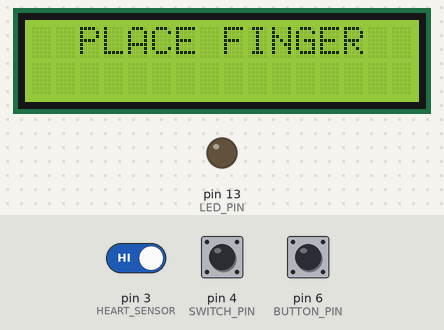
The sketch below on a simulated Arduino Mega 2560, built with avr-gcc and run on an emulated ATmega2560. On the bench: 16×2 character LCD, output pins drawn as LEDs (lit = HIGH). The inputs (shaded band) are chosen by the test bench; at power-on: pin 3 (HEART_SENSOR) HIGH, pin 4 (SWITCH_PIN) HIGH, pin 6 (BUTTON_PIN) HIGH. The modem accepts every AT command (registered, SIM ready, sends succeed) and sends nothing else; what the sketch prints to the serial monitor is not drawn.

Above: at 2.3 s.
2.4 s: pin 3 (HEART_SENSOR) driven LOW
At 4.3 s:
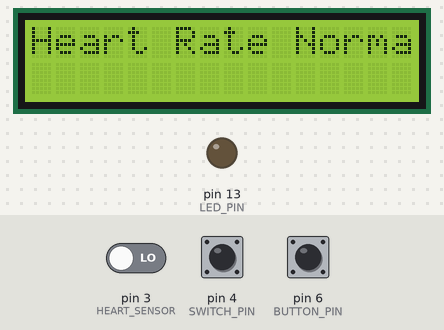
6.6 s: pin 4 (SWITCH_PIN) pulled LOW for 3.2 s
At 9.9 s:
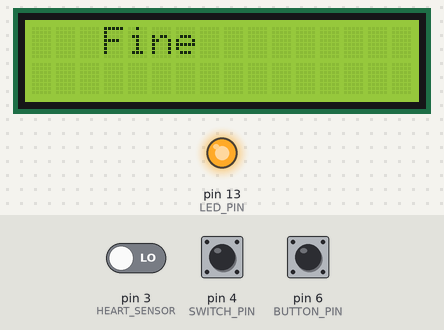
12.9 s: pin 3 (HEART_SENSOR) driven HIGH
At 18.0 s:
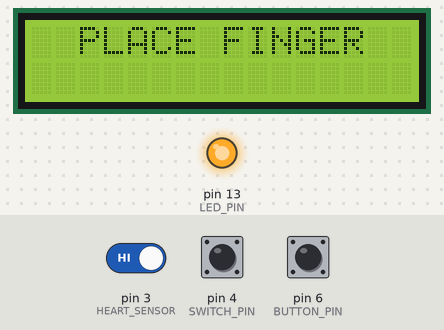
18.3 s: pin 4 (SWITCH_PIN) pulled LOW for 1 s
At 19.6 s:
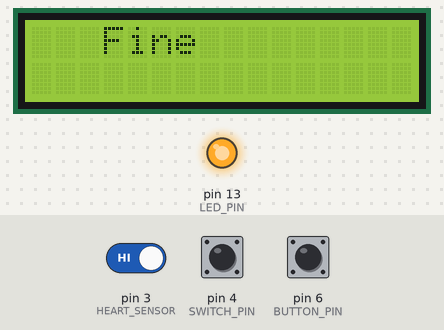
22.5 s: pin 3 (HEART_SENSOR) driven LOW
At 23.0 s:
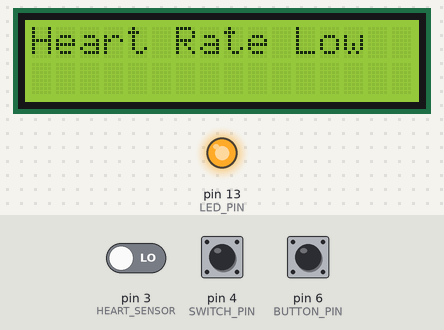
25.8 s: pin 3 (HEART_SENSOR) driven HIGH and pin 4 (SWITCH_PIN) driven LOW
At 29.8 s:
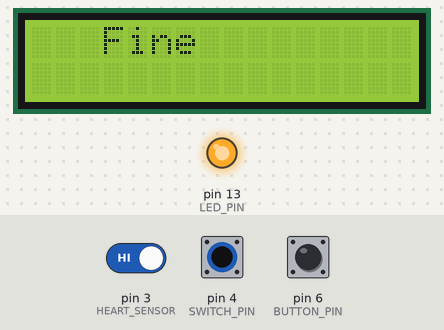
Timing chart, 0 to 31.3 s (numbered marks = the images above; inputs shaded):
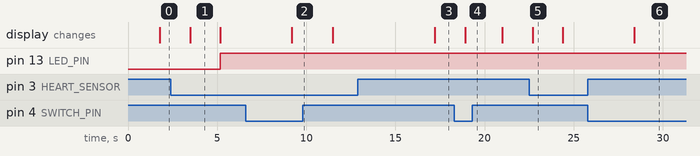

Measured:
- after the input at 2.4 s, pin 13 (LED_PIN): LOW → HIGH after 2.8 s; the display: changes after 1.1 s (image 1)
- after the input at 6.6 s, the display: changes after 2.6 s (image 2)
- after the input at 12.9 s, the display: changes after 4.3 s (image 3)
- after the input at 18.3 s, the display: changes after 0.62 s (image 4)
- after the input at 22.5 s, the display: changes after 0.20 s (image 5)
- after the input at 25.8 s, the display: changes after 2.6 s (image 6)
- what the display in image 1 shows lasts 1.7 s, from 3.5 s to 5.2 s

The sketch:

ITIOT02-TX.ino
```cpp
/**************************************************************/
//CODE : ITIOT02


/********************HEADER FILES*******************************/

#include <Wire.h>
#include <LiquidCrystal_I2C.h>
LiquidCrystal_I2C lcd(0x20, 16, 2);
#include "global.h"
#include "heart.h"
#include "gsm.h"
//#include "iot.h"

/***************************************************************/

/**********************FUNCTION DECLRATION***********************/

void F_buzzer_state(void);
void gsm(String number, String data);
void heart(void);
void E_BUTTON(void);
void HEART(void);
void Send(String c);
//void iott(String s);

/***************************************************************/

void setup() {
  Serial.begin(9600); //zigbee
  Serial1.begin(9600); //iot
  Serial2.begin(9600); //gps
  Serial3.begin(9600); //gsm
  lcd.init();
  lcd.setBacklight( HIGH );
  pinMode(HEART_SENSOR, INPUT_PULLUP);
  pinMode(SWITCH_PIN, INPUT_PULLUP);
  //  pinMode(BUZZER_PIN, OUTPUT);
  pinMode(BUTTON_PIN, INPUT_PULLUP);
  //  pinMode(RELAY_PIN, OUTPUT);
  pinMode(LED_PIN, OUTPUT);
//  digitalWrite(RELAY_PIN, HIGH);
  lcd.clear();
  lcd.setCursor(2, 0);
  lcd.print("WOMEN SAFETY");
  delay(10);
}

void loop()
{

  int tog_switch = digitalRead(SWITCH_PIN);
  //  Serial.print(tog_switch);
  if (tog_switch == 0)
  {
    //    Serial.print("Button Mode");
    E_BUTTON();
  }
  else
  {
    //    Serial.print("Heart Rate Mode");
    HEART();
  }
}

void E_BUTTON(void)
{
  int button = digitalRead(BUTTON_PIN);
  if (button == LOW)
  {
    Serial.print('A');
    lcd.clear();
    lcd.setCursor(2, 0);
    lcd.print("EMERGENCY");
    //    iott("*EMERGENCY#");
    //    digitalWrite(RELAY_PIN, LOW);
    //    digitalWrite(BUZZER_PIN, HIGH);
    digitalWrite(LED_PIN, HIGH);
    gsm("8189988347", "EMERGENCY");

  }
  else
  {
    //    Serial.println("Fine");
    Serial.print("B");
    lcd.clear();
    lcd.setCursor(3, 0);
    lcd.print("Fine");
    //    digitalWrite(RELAY_PIN, HIGH);
    //    digitalWrite(BUZZER_PIN, LOW);
  }
}

void HEART(void)
{
  heart();
  Serial.println(G_i);

  if (G_i > 80)
  {
    Serial.print('C');
    //    Serial.println("Heart rate High");
    lcd.clear();
    lcd.setCursor(2, 0);
    lcd.print("EMERGENCY");
//    iott("*EMERGENCY#");
    //    digitalWrite(RELAY_PIN, LOW);
    //    digitalWrite(BUZZER_PIN, HIGH);
    digitalWrite(LED_PIN, HIGH);
    gsm("8189988347", "EMERGENCY");
  }
  else if ((G_i < 80) && (G_i > 40))
  {
    Serial.print('D');
    //    Serial.println("Heart rate Normal");
    lcd.clear();
    lcd.setCursor(0, 0);
    lcd.print("Heart Rate Normal");
//    digitalWrite(BUZZER_PIN, LOW);
//    digitalWrite(RELAY_PIN, HIGH);


  }
  else if ((G_i < 40) && (G_i > 0))
  {
    //    Serial.println("Heart Rate Low");
    Serial.print('E');
    lcd.clear();
    lcd.setCursor(0, 0);
    lcd.print("Heart Rate Low");
//    digitalWrite(BUZZER_PIN, LOW);
//    digitalWrite(RELAY_PIN, HIGH);

  }
  else if (G_i == 0)
  {
    lcd.clear();
    lcd.setCursor(2, 0);
    lcd.print("PLACE FINGER");
    Serial.print('F');
    //    Serial.println("Place Finger");
//    digitalWrite(BUZZER_PIN, LOW);
//    digitalWrite(RELAY_PIN, HIGH);
  }
}

void Send(String c)
{
  for (int i = 0; i < c.length(); i++)
  {
    Serial.write(c[i]);
  }
}
```

global.h
```cpp
#ifndef GLOBAL_H
#define GLOBAL_H

/*********************#DEFINE VARIABLES*************************/

#define HEART_SENSOR 3
#define SWITCH_PIN 4
//#define BUZZER_PIN 5
#define BUTTON_PIN 6
//#define RELAY_PIN 7
#define LED_PIN 13

int G_i = 0;
/****************************************************************/

#endif
```

gps.h
```cpp
#ifndef gps_H
#define gps_H


void ggg();
void gps();
char str[70];
String gpsstr = "";

char *test = "$GPGGA";
long lat2, lon2;

String lat = "No Range      ";
String lon = "No Range     ";

int temp = 0, i, dis, j = 0;
boolean flag = 0;
char lat_a[] = "Norange123";
char lon_a[] = "Norange123";
long lat1 = 0, lon1 = 0;
float lat3 = 0.0, lon3 = 0.0;


void ggg()
{
  gpsstr = "";
  while (1)
  {
    while (Serial2.available() > 0)
    {
      char inChar = (char)Serial2.read();
      gpsstr += inChar;
      i++;
      if (i < 7)
      {
        if (gpsstr[i - 1] != test[i - 1])
        {
          i = 0;
          gpsstr = "";
        }
      }
      if (inChar == '\r')
      {
        if (i > 65)
        {
          flag = 1;
          break;
        }
        else
        {
          i = 0;
        }
      }
    }
    if (flag)
      break;
  }
}


void gps()
{
  //  lcd.clear();
  // lcd.setCursor(0, 0);
  //lcd.print("  waiting for");
  // lcd.setCursor(0, 1);
  // lcd.print("  gps signal");
  delay(1000);
  flag = 0;
  int x = 0;
  while (flag == 0)
  {
    ggg();
    flag = 1;
    int str_lenth = i;
    lat = "";
    lon = "";
    int comma = 0;
    while (x < str_lenth)
    {
      if (gpsstr[x] == '.')
      {
        x++;
        continue;
      }
      if (comma == 2)
        lat += gpsstr[x];
      else if (comma == 4)
        lon += gpsstr[x];
      if (gpsstr[x] == ',')
        comma++;

      x++;
    }
    int l1 = lat.length();
    lat[l1 - 1] = ' ';
    l1 = lon.length();
    lon[l1 - 1] = ' ';
    //lcd.clear();


    Serial2.print("Lat:");
    Serial2.println(lat);
    //lcd.setCursor(0, 0);
    //lcd.print(lat);
    Serial2.print("Long:");
    Serial2.println(lon);
    //lcd.setCursor(0, 1);
    //lcd.print(lon);


    while (j < 10)
    {
      lat_a[j] = lat[j];
      lon_a[j] = lon[j];
      j++;
    }

    lat1 = atol(lat_a);
    lon1 = atol(lon_a);

    lat2 = lat1 + 14539;
    lon2 = lon1 + 92416;

    lat3 = (float)lat2 / 1000000;
    lon3 = (float)lon2 / 1000000;

    Serial2.print("Lat:");
    Serial2.println(lat3, 6);
    //  lcd.clear();
    // lcd.setCursor(0, 0);
    //lcd.print("LAT:");
    //lcd.setCursor(4, 0);
    //lcd.print(lat3, 6);
    Serial2.print("Long:");
    Serial2.println(lon3, 6);
    // lcd.setCursor(0, 1);
    //lcd.print("LNG:");
    //lcd.setCursor(4, 1);
    //lcd.print(lon3, 6);
    delay(2000);
    //lcd.clear();
    i = 0; x = 0, j = 0;
    str_lenth = 0;

  }
}

#endif
```

gsm.h
```cpp
#ifndef gsm_H
#define gsm_H
#include"gps.h"
void gsm(String number, String data)
{

  Serial3.println("AT");
  delay(1000);
  Serial3.println("AT+CMGF=1");
  delay(1000);
  Serial3.println("AT+CMGS=\"+91" + String(number) + "\"\r");
  delay(1000);
  Serial3.println(data);
  Serial3.print("https://www.google.com/maps/");
  //  Serial.print(lat3,5);
  Serial3.print("13.0461006");
  Serial3.print(",");
  //  Serial.print(lon3,5);
  Serial3.print("80.2209664");

  delay(1000);
  Serial3.write(char(26));
  ////  lcd.setCursor(9, 1);
  ////  lcd.print("   ");  delay(1000);
}

#endif
```

heart.h
```cpp
#ifndef HEART_H
#define HEART_H
#include"global.h"
//#include "iot.h"

void heart(void)
{
  int j = 120;
  int i = 0;
  while (j > 0)
  {
    if (digitalRead(HEART_SENSOR) == LOW)
      i++;
    j--;
    delay(14);
  }
  G_i = i;
//  iott("@" + String(G_i) + "#");
//  if (G_i > 100)
//  {
//    E_HEART_STATE = HEART_HIGH;
//  }
//  if ((G_i < 100) && (G_i > 60))
//  {
//    E_HEART_STATE = HEART_NORMAL;
//  }
//  if ((G_i < 60) && (G_i > 0))
//  {
//    E_HEART_STATE = HEART_LOW;
//  }
//  if (G_i == 0)
//  {
//    E_HEART_STATE = NO_FINGER;
//  }
}

#endif
```
